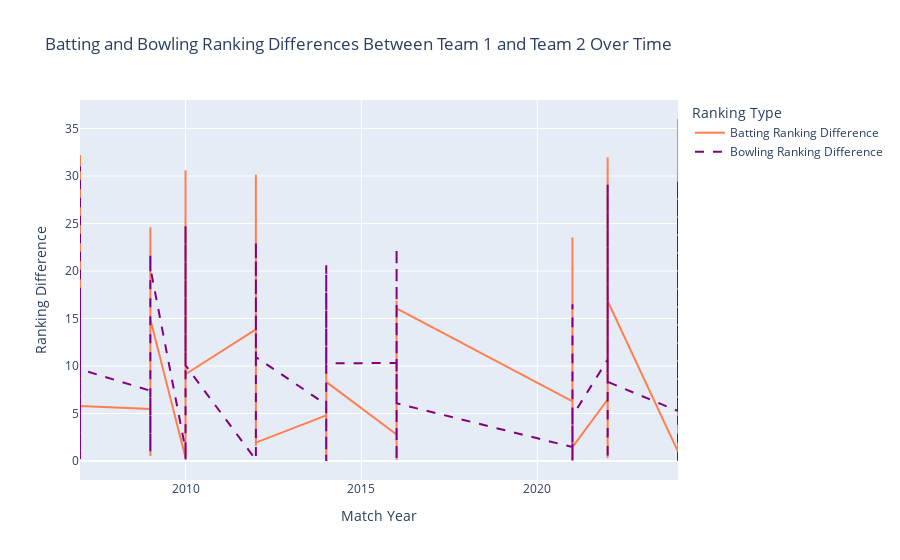

This figure's notebook cell:
### Code cell
import plotly.graph_objects as go
import pandas as pd

# Ensure that 'Match Year' exists in the dataset (it's already present based on your data)
# Create an interactive line plot
fig = go.Figure()

# Add line for Batting Ranking Difference with hover text for Team 1 and Team 2 names
fig.add_trace(go.Scatter(
    x=wc_final_data_df['Match Year'],
    y=wc_final_data_df['Batting Ranking Difference'],
    mode='lines',
    name='Batting Ranking Difference',
    line=dict(color='coral'),
    hovertext=wc_final_data_df.apply(lambda row: f"Team 1: {row['Team1']}<br>Team 2: {row['Team2']}", axis=1),  # Adding team names in hover text
    hoverinfo='text+y'
))

# Add line for Bowling Ranking Difference with hover text for Team 1 and Team 2 names
fig.add_trace(go.Scatter(
    x=wc_final_data_df['Match Year'],
    y=wc_final_data_df['Bowling Ranking Difference'],
    mode='lines',
    name='Bowling Ranking Difference',
    line=dict(color='purple', dash='dash'),
    hovertext=wc_final_data_df.apply(lambda row: f"Team 1: {row['Team1']}<br>Team 2: {row['Team2']}", axis=1),  # Adding team names in hover text
    hoverinfo='text+y'
))

# Customize layout
fig.update_layout(
    title='Batting and Bowling Ranking Differences Between Team 1 and Team 2 Over Time',
    xaxis_title='Match Year',
    yaxis_title='Ranking Difference',
    legend_title='Ranking Type',
    hovermode='x unified'
)

# Show the plot
fig.show()

### Figure 1 — Plotly figure (JSON) as saved in the notebook; plotly's stock layout.template omitted (floating-point values rounded to 4 significant figures; data arrays with more than 128 entries replaced by an {"elided": "..."} marker saying what was removed)
{"data": [{"hoverinfo": "text+y", "hovertext": {"elided": "317 str values"}, "line": {"color": "coral"}, "mode": "lines", "name": "Batting Ranking Difference", "type": "scatter", "x": {"elided": "317 int values"}, "y": {"elided": "317 float values"}}, {"hoverinfo": "text+y", "hovertext": {"elided": "317 str values"}, "line": {"color": "purple", "dash": "dash"}, "mode": "lines", "name": "Bowling Ranking Difference", "type": "scatter", "x": {"elided": "317 int values"}, "y": {"elided": "317 float values"}}], "layout": {"autosize": true, "hovermode": "x unified", "legend": {"title": {"text": "Ranking Type"}}, "title": {"text": "Batting and Bowling Ranking Differences Between Team 1 and Team 2 Over Time"}, "xaxis": {"autorange": true, "range": [2007, 2024], "title": {"text": "Match Year"}, "type": "linear"}, "yaxis": {"autorange": true, "range": [-2, 38], "title": {"text": "Ranking Difference"}, "type": "linear"}}}
